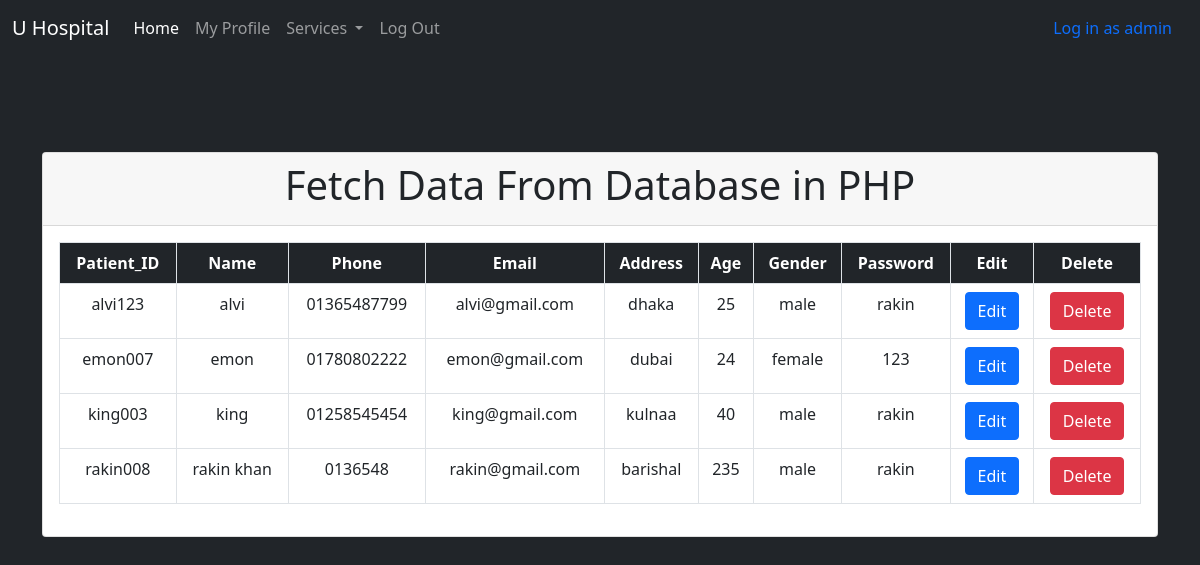
Screenshot of /css/index.php with the database file from the repository.
### tables this page shows
CREATE TABLE `patient` (
  `patient_ID` varchar(20) NOT NULL,
  `patient_name` varchar(20) DEFAULT NULL,
  `phone` varchar(20) DEFAULT NULL,
  `email` varchar(30) DEFAULT NULL,
  `address` varchar(100) DEFAULT NULL,
  `prescription` varchar(500) DEFAULT NULL,
  `doctor_ID` int(11) DEFAULT NULL,
  `doctor_name` varchar(20) DEFAULT NULL,
  `age` int(11) DEFAULT NULL,
  `gender` enum('male','female') NOT NULL,
  `password` varchar(30) DEFAULT NULL
);

### css/index.php (the view, shortened to what this page needs)
<?php
$con = mysqli_connect("localhost", "root", "", "patient_database");
$sql = "SELECT patient_ID, patient_name, phone, email, address, age, gender, password FROM patient";
$result = $con->query($sql);
?>
<!DOCTYPE html>
<html lang="en">
<head>
    <link href="https://cdn.jsdelivr.net/npm/bootstrap@5.0.2/dist/css/bootstrap.min.css" rel="stylesheet">
</head>
<body class="bg-dark">
<nav class="navbar navbar-expand-lg navbar-dark bg-dark">
  <div class="container-fluid">
    <a class="navbar-brand" href="http://localhost/HMS/home.php">U Hospital</a>
    <div class="collapse navbar-collapse" id="navbarNavDropdown">
      <ul class="navbar-nav">
        <li class="nav-item">
          <a class="nav-link active" aria-current="page" href="http://localhost/HMS/home.php">Home</a>
        </li>
        <li class="nav-item">
          <a class="nav-link" href="http://localhost/HMS/profile.php">My Profile</a>
        </li>
        <li class="nav-item dropdown">
          <a class="nav-link dropdown-toggle" href="#" id="navbarDropdownMenuLink" role="button" data-bs-toggle="dropdown" aria-expanded="false">
            Services
          </a>
        </li>
        <li class="nav-item">
          <a class="nav-link" href="http://localhost/HMS/logout.php">Log Out</a>
        </li>
      </ul>
    </div>
    <a class="nav-link" href="http://localhost/HMS/admin login.php">Log in as admin</a>
  </div>
</nav>
    <div class="container">
        <div class="row mt-5">
            <div class="col">
                <div class="card mt-5">
                    <div class="card-header">
                        <h2 class="display-6 text-center">Fetch Data From Database in PHP</h2>
                    </div>
                    <div class="card-body">
                        <table class="table table-bordered text-center">
                            <tr class="bg-dark text-white">
                                <th> Patient_ID </th>
                                <th> Name </th>
                                <th> Phone </th>
                                <th> Email </th>
                                <th> Address </th>
                                <th> Age </th>
                                <th> Gender </th>
                                <th> Password </th>
                                <th> Edit </th>
                                <th> Delete </th>
                            </tr>
                            <?php
                            while($row = $result->fetch_assoc()) {
                            ?>
                            <tr>
                                <td><?php echo $row['patient_ID']; ?></td>
                                <td><?php echo $row['patient_name']; ?></td>
                                <td><?php echo $row['phone']; ?></td>
                                <td><?php echo $row['email']; ?></td>
                                <td><?php echo $row['address']; ?></td>
                                <td><?php echo $row['age']; ?></td>
                                <td><?php echo $row['gender']; ?></td>
                                <td><?php echo $row['password']; ?></td>
                                <td><a href="edit2.php?patient_ID=<?php echo $row['patient_ID']; ?>" class="btn btn-primary">Edit</a></td>
                                <td><a href="delete.php?patient_ID=<?php echo $row['patient_ID']; ?>" class="btn btn-danger">Delete</a></td>
                            </tr>
                            <?php
                            }
                            ?>
                        </table>
                    </div>
                </div>
            </div>
        </div>
    </div>
</body>
</html>

### rows the page displays
patient: patient_ID "alvi123", patient_name "alvi", phone "01365487799", email "alvi@gmail.com", address "dhaka", age "25", gender "male", password "rakin"
patient: patient_ID "emon007", patient_name "emon", phone "01780802222", email "emon@gmail.com", address "dubai", age "24", gender "female", password "123"
patient: patient_ID "king003", patient_name "king", phone "01258545454", email "king@gmail.com", address "kulnaa", age "40", gender "male", password "rakin"
patient: patient_ID "rakin008", patient_name "rakin khan", phone "0136548", email "rakin@gmail.com", address "barishal", age "235", gender "male", password "rakin"
